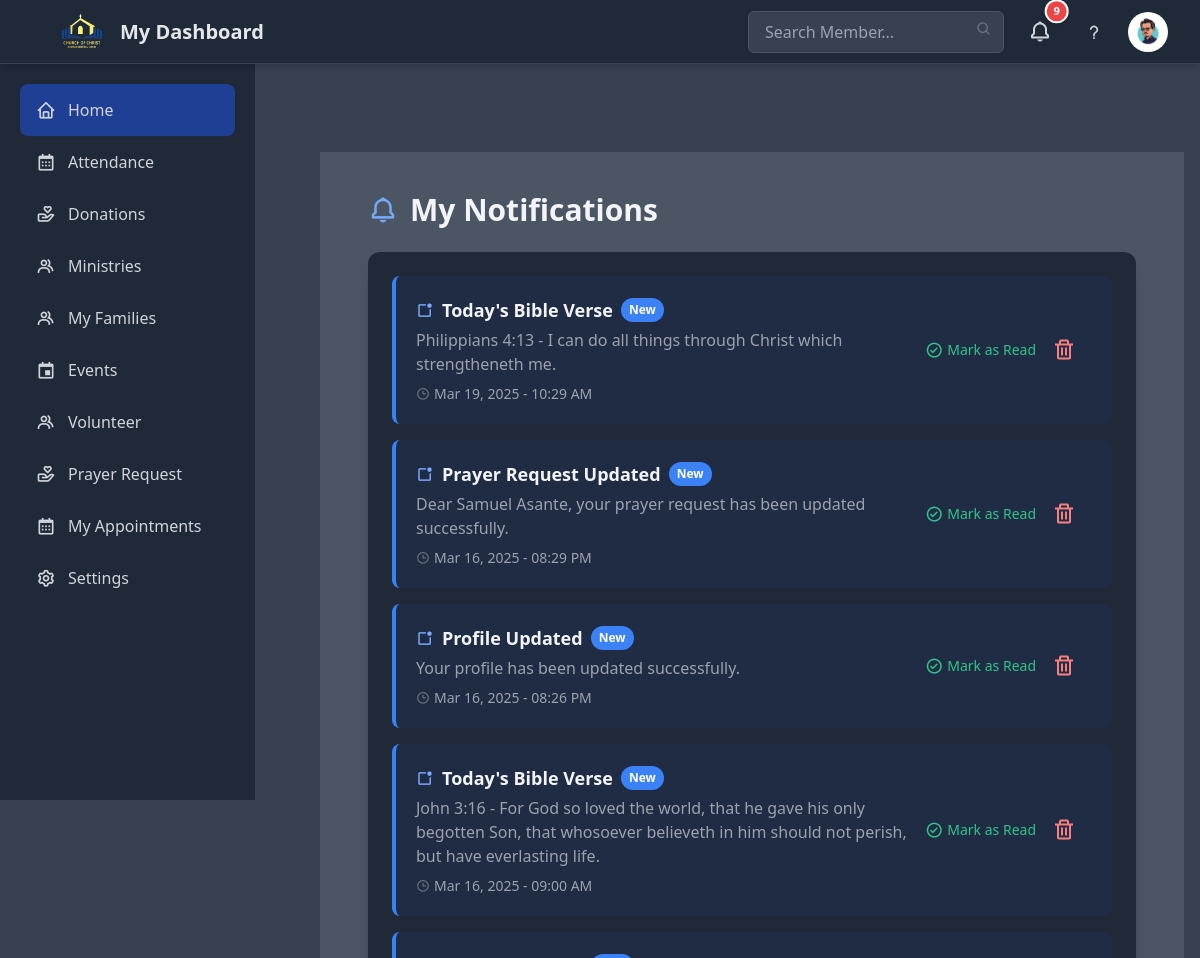
/contact/dashboard/notifications/ (signed in, upper part), run on an earlier commit of the app's database.
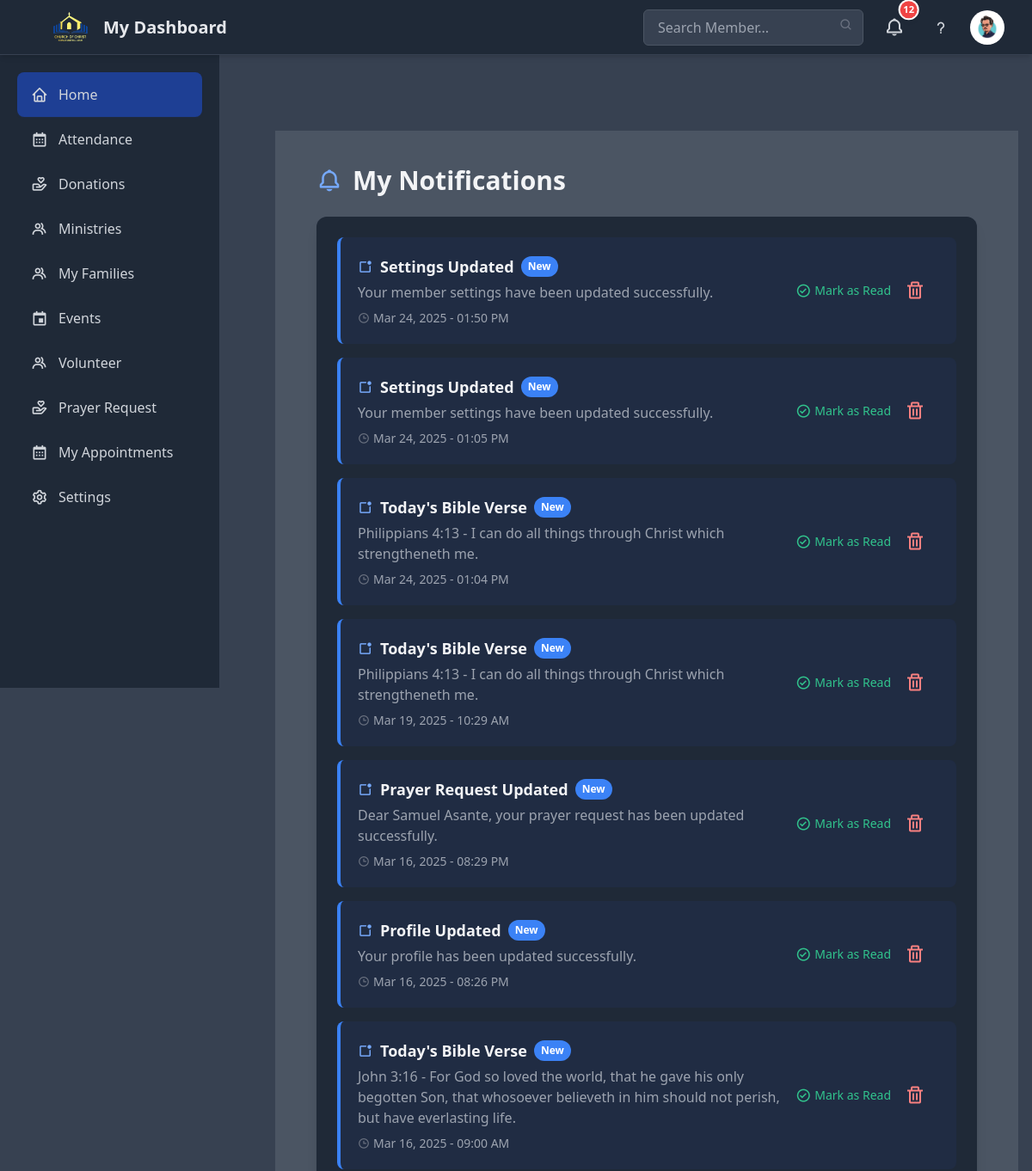
And on a later commit of the database.
### account/models.py (models this page shows, shortened)
class Church(models.Model):
    name = models.CharField(max_length=255, unique=True)
    address = models.CharField(max_length=255, blank=True, null=True)
    phone_number = models.CharField(max_length=20, blank=True, null=True)
    email = models.EmailField(blank=True, null=True)
    website = models.URLField(blank=True, null=True)
    description = models.TextField(blank=True, null=True)
    logo = CompressedImageField(upload_to='church_logos/', blank=True, null=True)  # Ensure Pillow is
    created_at = models.DateTimeField(auto_now_add=True, editable=False)
    updated_at = models.DateTimeField(auto_now=True, editable=False)
    created_by = models.ForeignKey(User, on_delete=models.SET_NULL, null=True, related_name='created_churches', editable=False)
    updated_by = models.ForeignKey(User, on_delete=models.SET_NULL, null=True, related_name='updated_churches', editable=False)
    class Meta:
        verbose_name_plural = "Churches"

### membership/models.py (models this page shows, shortened)
class Member(models.Model):
    GENDER_CHOICES = [
        ('M', 'Male'),
        ('F', 'Female'),
    ]
    APPROVAL_CHOICES = [
        ('pending', 'Pending'),
        ('approved', 'Approved'),
        ('rejected', 'Rejected'),
    ]
    user = models.OneToOneField(User, on_delete=models.CASCADE, help_text="The associated user account.")
    phone = models.CharField(max_length=20, blank=True, help_text="Member's phone number.")
    address = models.TextField(blank=True, help_text="Member's full address.")
    date_of_birth = models.DateField(null=True, blank=True, help_text="Member's date of birth.")
    date_joined = models.DateField(auto_now_add=True, help_text="Date when the member joined.")
    baptized = models.BooleanField(default=False, help_text="Indicates if the member is baptized.")
    ministries = models.ManyToManyField(Ministry, blank=True, related_name="members", help_text="The ministries this member belongs to.")
    photo = CompressedImageField(upload_to='members/', blank=True, null=True, help_text="Member's profile picture.")
    gender = models.CharField(max_length=1, choices=GENDER_CHOICES, help_text="Gender of the member.")
    can_lead = models.BooleanField(default=False, help_text="Indicates if the member can lead services (for males only).")
    approval_status = models.CharField(
        max_length=10, choices=APPROVAL_CHOICES, default='pending'
    )
    class Meta:
        ordering = ['user__username']

### contact/models.py (models this page shows, shortened)
class Notification(models.Model):
    title = models.CharField(max_length=200)
    content = models.TextField()
    created_at = models.DateTimeField(auto_now_add=True)
    is_read = models.BooleanField(default=False)
    member = models.ForeignKey(
        'membership.Member',
        on_delete=models.SET_NULL,
        null=True,
        blank=True  # Allows NULL for general notifications
    )
    class Meta:
        ordering = ['-created_at']

### contact/views.py (the view)
# urls.py: path('dashboard/notifications/', contact_views.member_dashboard_notifications, name='member_dashboard_notifications'),
@login_required
def member_dashboard_notifications(request):
    member = getattr(request.user, 'member', None)
    if member:
        notifications = Notification.objects.filter(
            Q(member__isnull=True) | Q(member=member)
        ).order_by('-created_at')
    else:
        notifications = Notification.objects.filter(
            member__isnull=True
        ).order_by('-created_at')
    context = {
        'member': member,
        'notifications': notifications
    }
    return render(request, 'contact/member_dashboard_notifications.html', context)

### contact/templates/contact/member_dashboard_notifications.html (shortened to what this page needs)
{% extends 'member_dashboard.html' %}
{% block content %}
<div class="max-w-4xl mx-auto px-4 sm:px-6 lg:px-8 py-6">
    <h1 class="text-2xl sm:text-3xl font-bold text-gray-900 dark:text-gray-100 mb-6 flex items-center gap-3">
        <i class="bx bx-bell text-3xl text-blue-600 dark:text-blue-400"></i>
        My Notifications
    </h1>
    {% if notifications %}
        <div class="bg-white dark:bg-gray-800 rounded-xl shadow-lg p-6">
            <ul class="space-y-4">
                {% for notification in notifications %}
                <li class="flex flex-col sm:flex-row items-start sm:items-center justify-between p-5 rounded-lg transition-all duration-300
                    {% if not notification.is_read %}
                        bg-blue-50 dark:bg-blue-900/20 border-l-4 border-blue-500
                    {% else %}
                        bg-gray-50 dark:bg-gray-700 hover:bg-gray-100 dark:hover:bg-gray-600
                    {% endif %}">
                    <div class="flex-1">
                        <h3 class="font-semibold text-gray-900 dark:text-gray-100 text-lg flex items-center gap-2">
                            <i class="bx bx-notification text-blue-500 dark:text-blue-400"></i>
                            {{ notification.title }}
                            {% if not notification.is_read %}
                                <span class="bg-blue-500 text-white text-xs px-2 py-1 rounded-full">New</span>
                            {% endif %}
                        </h3>
                        <p class="text-gray-600 dark:text-gray-400 mt-1">{{ notification.content }}</p>
                        <p class="text-gray-500 dark:text-gray-400 text-sm mt-2 flex items-center gap-1">
                            <i class="bx bx-time text-gray-400 dark:text-gray-500"></i>
                            {{ notification.created_at|date:"M d, Y - h:i A" }}
                        </p>
                    </div>
                    <div class="flex items-center gap-4 mt-3 sm:mt-0">
                        {% if not notification.is_read %}
                        <form action="{% url 'contact:mark_as_read' notification.pk %}" method="POST">
                            <button type="submit"
                                    class="text-green-600 dark:text-green-400 hover:text-green-700 dark:hover:text-green-300 text-sm font-medium flex items-center gap-1 transition-colors duration-200">
                                <i class="bx bx-check-circle text-lg"></i>
                                <span>Mark as Read</span>
                            </button>
                        </form>
                        {% endif %}
                        <button type="button" onclick="confirmDeleteNotification({{ notification.pk }})"
                                class="text-red-600 dark:text-red-400 hover:text-red-700 dark:hover:text-red-300 transition-all duration-200 hover:scale-110">
                            <i class="bx bx-trash text-2xl"></i>
                        </button>
                    </div>
                </li>
                {% endfor %}
            </ul>
        </div>
    {% endif %}
</div>
{% endblock %}

### templates/partials/_dashboard_topnav.html (shortened to what this page needs)
<header class="bg-white border-b h-16 fixed top-0 left-0 w-full z-40 shadow-md transition-shadow duration-300 dark:bg-gray-800 dark:border-gray-700">
    <div class="max-w-7xl mx-auto px-4 sm:px-6 lg:px-8">
        <div class="flex items-center justify-between h-16">
            <div class="flex items-center space-x-4">
                <a href="{% url 'community:home' %}" class="flex items-center space-x-2">
                    <img src="{{church.logo.url}}" alt="Church logo" class="h-16 w-auto">
                    <span class="text-xl font-semibold text-gray-800 hidden sm:block dark:text-gray-200">My Dashboard</span>
                </a>
            </div>
            <div class="flex items-center space-x-4">
                <div class="relative hidden md:block">
                    <input type="text" placeholder="Search Member..."
                        class="w-64 px-4 py-2 rounded-md border border-gray-300 bg-gray-50 dark:bg-gray-700 dark:border-gray-600 dark:text-gray-300 focus:bg-white dark:focus:bg-gray-800 focus:outline-none focus:ring-2 focus:ring-blue-500 transition-shadow duration-200">
                    <i class='bx bx-search absolute right-3 top-2.5 text-gray-400 dark:text-gray-500'></i>
                </div>
                <div class="relative group">
                    <button class="relative p-2 rounded-full hover:bg-gray-100 dark:hover:bg-gray-700 focus:outline-none focus:ring-2 focus:ring-blue-500 transition-all duration-200">
                        <i class="bx bx-bell text-2xl text-gray-700 hover:text-gray-900 dark:text-gray-300 dark:hover:text-gray-100 transition-colors"></i>
                        {% if unread_notification_count > 0 %}
                            <span class="absolute top-0 right-0 transform translate-x-1/3 -translate-y-1/3
                                bg-red-500 text-white text-[0.7rem] font-semibold
                                w-5 h-5 flex items-center justify-center
                                rounded-full shadow-md ring-2 ring-white
                                transition-all duration-300 animate-pulse hover:animate-none">
                                {{ unread_notification_count }}
                            </span>
                        {% endif %}
                    </button>
                </div>
                <button class="p-2 rounded-full hover:bg-gray-100 dark:hover:bg-gray-700 focus:outline-none focus:ring-2 focus:ring-blue-500 transition duration-200">
                    <i class='bx bx-question-mark text-xl text-gray-700 dark:text-gray-300'></i>
                </button>
                <div class="relative group">
                    {% if member.photo %}
                        <img src="{{ member.photo.url }}" alt="{{ member.user.username }}"
                            class="h-10 w-10 rounded-full object-cover cursor-pointer hover:ring-2 hover:ring-blue-300 transition-shadow duration-200">
                    {% endif %}
                </div>
            </div>
        </div>
    </div>
</header>

What changed in the data, as far as the page shows it:
added Notification: title "Settings Updated", is_read "New", content "Your member settings have been updated successfully.", created_at "Mar 24, 2025 - 01:50 PM"
added Notification: title "Settings Updated", is_read "New", content "Your member settings have been updated successfully.", created_at "Mar 24, 2025 - 01:05 PM"
added Notification: title "Today's Bible Verse", is_read "New", content "Philippians 4:13 - I can do all things through Christ which strengtheneth me.", created_at "Mar 24, 2025 - 01:04 PM"
Also different on the page:
{{ unread_notification_count }}: "9" → "12"
